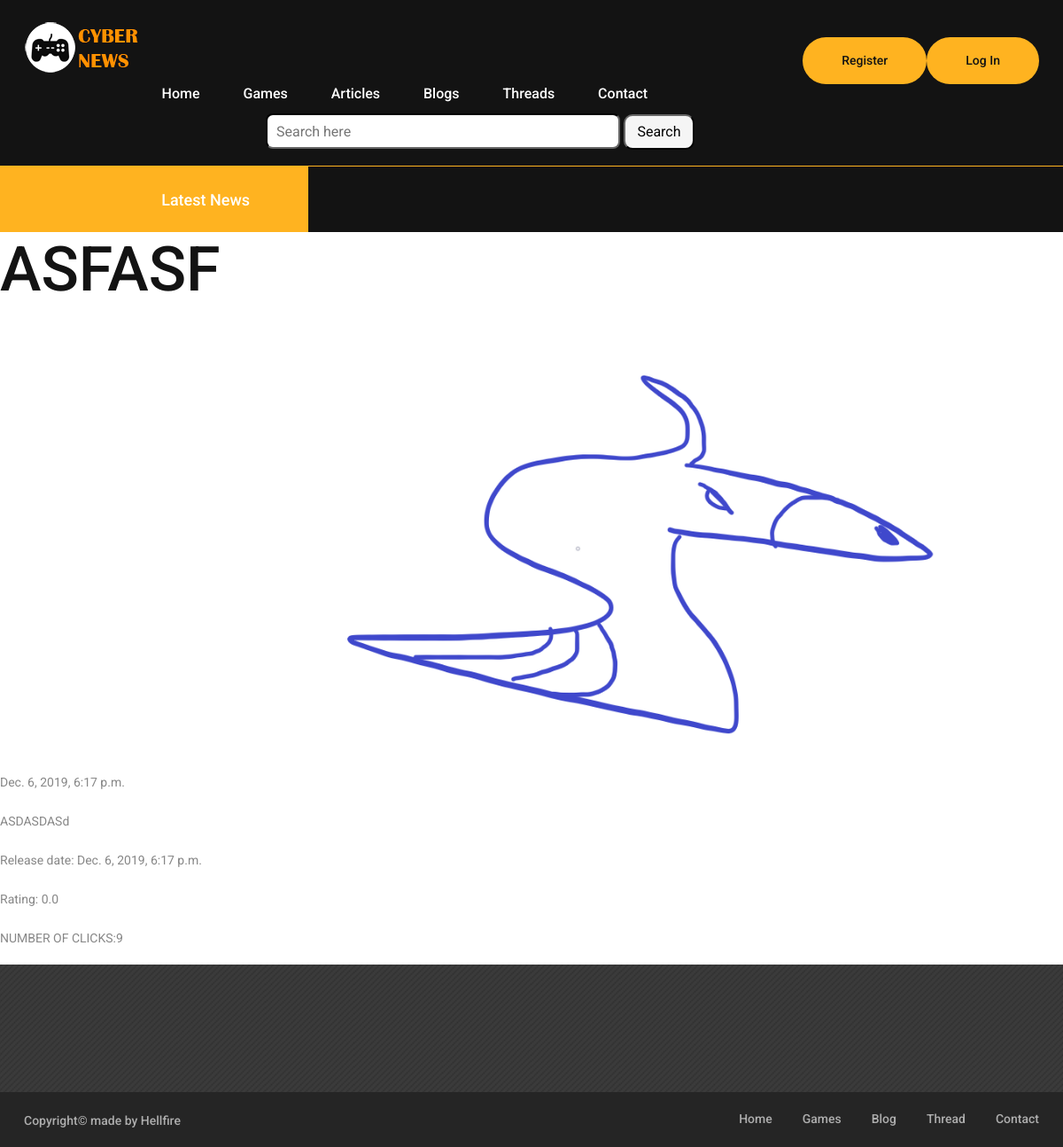
Page /data/blogs/1/ on the committed database.
### article_pages/models.py (models this page shows, shortened)
class Blogs(models.Model):
    blog_name = models.CharField(max_length=1000)
    blog_text = models.TextField(default="")
    blog_date = models.DateTimeField(auto_now_add=True)  # earlier was written this: 'date published'
    author_id = models.ForeignKey(User, on_delete=models.CASCADE, null=True)
    game_id = models.ForeignKey(Game, on_delete=models.CASCADE, null=True)
    blog_score = models.FloatField(default=0.0)
    numberOfClicks = models.IntegerField(default=0)
    blog_img = models.ImageField(upload_to='blog_img/', default='NULL')

### article_pages/views.py (the view)
# urls.py: path('blogs/<int:blog_id>/', views.blog_detail, name="blog_det"),
def blog_detail(request, blog_id):
    blog = get_object_or_404(Blogs, pk=blog_id)
    blog.numberOfClicks += 1
    blog.save()
    '''
    comments = showComments(request, blog_id)
    if request.method == 'POST':
        try:
            txt = request.POST.get("comments_text")
            # print(request.POST)
            comment = Comment(comments_text=txt,
                              article=Article.objects.get(pk=article_id),
                              author=request.user)
            comment.save()
        except:
            print('the comments cannot be added')
    '''
    return render(request, 'article_pages/blog_details_page.html', {'blog': blog,
                                                                       })

### article_pages/templates/article_pages/blog_details_page.html
{% extends "Cyber_News_App/base_layout.html" %}
{% block content %}
    <div class="blog-detail">
        <h1>{{ blog.blog_name }}</h1>
        <img src="{{blog.blog_img.url}}" alt="{{blog.blog_img}}" class="img-responsive" />
        <p>{{blog.blog_date }}</p>
        <p>{{ blog.blog_text }}</p>
        <p>Release date: {{ blog.blog_date }}</p>
        <p>Rating: {{ blog.blog_score }}</p>
        <p>NUMBER OF CLICKS:{{ blog.numberOfClicks}}</p>
    </div>
  {% endblock content%}

### static/css/style.css (style rules this page uses)
html, body { height: 100%; font-family: 'Roboto', sans-serif; -webkit-font-smoothing: antialiased; font-smoothing: antialiased; }
h1, h2, h3, h4, h5, h6 { margin: 0; font-weight: 500; color: #131313; }
h1 { font-size: 70px; }
p { font-size: 14px; color: #878787; line-height: 2; }
img { max-width: 100%; }

### rows in the picture
Blogs: blog_name "ASFASF", blog_img (picture), blog_date "Dec. 6, 2019, 6:17 p.m.", blog_text "ASDASDASd", blog_score "0.0", numberOfClicks "9"
